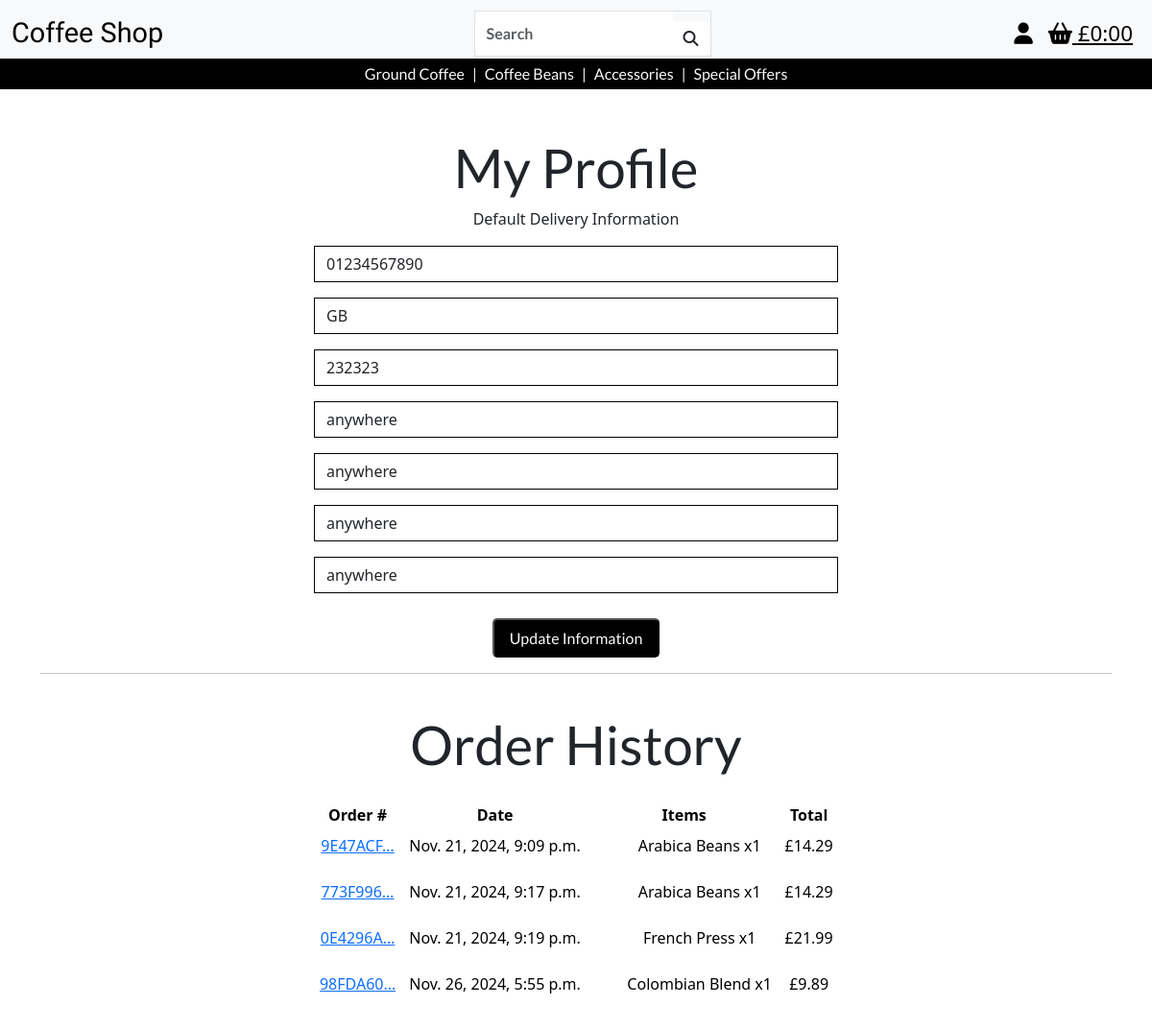
Before: /profiles/ (signed in) with the older database file.
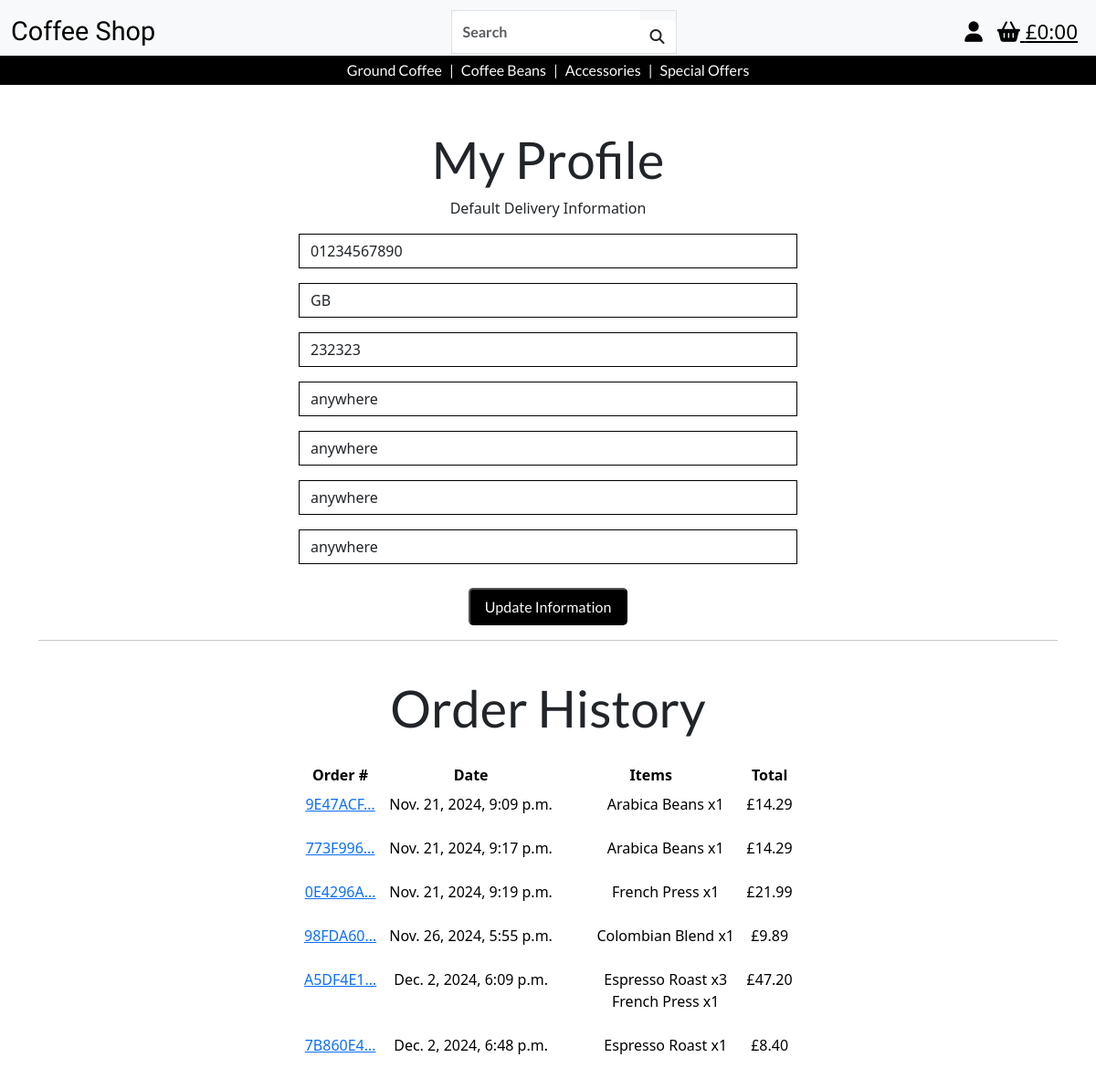
After: the same page with the newer database file.
### checkout/models.py (models this page shows, shortened)
class Order(models.Model):
    order_number = models.CharField(max_length=32, null=False, editable=False)
    user_profile = models.ForeignKey(
        UserProfile, on_delete=models.SET_NULL, null=True, blank=True, related_name='orders')
    full_name = models.CharField(max_length=50, null=False, blank=False)
    email = models.EmailField(max_length=254, null=False, blank=False)
    phone_number = models.CharField(max_length=20, null=False, blank=False)
    country = models.CharField(max_length=40, null=False, blank=False)
    postcode = models.CharField(max_length=20, null=True, blank=True)
    town_or_city = models.CharField(max_length=40, null=False, blank=False)
    street_address1 = models.CharField(max_length=80, null=False, blank=False)
    street_address2 = models.CharField(max_length=80, null=True, blank=True)
    county = models.CharField(max_length=80, null=True, blank=True)
    date = models.DateTimeField(auto_now_add=True)
    delivery_cost = models.DecimalField(
        max_digits=6, decimal_places=2, null=False, default=0)
    order_total = models.DecimalField(
        max_digits=10, decimal_places=2, null=False, default=0)
    grand_total = models.DecimalField(
        max_digits=10, decimal_places=2, null=False, default=0)
    original_bag = models.TextField(null=False, blank=False, default='')
    stripe_pid = models.CharField(
        max_length=254, null=False, blank=False, default='')

class OrderLineItem(models.Model):
    order = models.ForeignKey(Order, null=False, blank=False,
                              on_delete=models.CASCADE, related_name='lineitems')
    product = models.ForeignKey(
        Product, null=False, blank=False, on_delete=models.CASCADE)
    quantity = models.IntegerField(null=False, blank=False, default=0)
    lineitem_total = models.DecimalField(
        max_digits=6, decimal_places=2, null=False, blank=False, editable=False)
    discounted_price = models.DecimalField(
        max_digits=6, decimal_places=2, null=True, blank=True, editable=False)

### products/models.py (models this page shows, shortened)
class Product(models.Model):
    category = models.ForeignKey(
        'Category', null=True, blank=True, on_delete=models.SET_NULL)
    sku = models.CharField(max_length=254, null=True, blank=True, unique=True)
    product_name = models.CharField(max_length=254)
    description = models.TextField()
    price = models.DecimalField(max_digits=6, decimal_places=2)
    image_url = models.URLField(max_length=1024, null=True, blank=True)
    image = models.ImageField(null=True, blank=True)

### profiles/views.py (the view)
# urls.py: path('', views.profile, name='profile'),
@login_required
def profile(request):
    profile = get_object_or_404(UserProfile, user=request.user)
    if request.method == 'POST':
        form = UserProfileForm(request.POST, instance=profile)
        if form.is_valid():
            form.save()
            messages.success(request, 'Profile updated successfully')
    else:
        form = UserProfileForm(instance=profile)
    orders = profile.orders.all()
    template = 'profiles/profile.html'
    context = {
        'form': form,
        'orders': orders,
    }
    return render(request, template, context)

### profiles/forms.py
class UserProfileForm(forms.ModelForm):
    class Meta:
        model = UserProfile
        exclude = ('user',)
    def __init__(self, *args, **kwargs):
        super().__init__(*args, **kwargs)
        placeholders = {
            'default_phone_number': 'Phone Number',
            'default_postcode': 'Postal Code',
            'default_town_or_city': 'Town or City',
            'default_street_address1': 'Street Address 1',
            'default_street_address2': 'Street Address 2',
            'default_county': 'County, State or Locality',
        }
        self.fields['default_phone_number'].widget.attrs['autofocus'] = True
        for field in self.fields:
            if field != 'default_country':
                if self.fields[field].required:
                    placeholder = f'{placeholders[field]} *'
                else:
                    placeholder = placeholders[field]
                self.fields[field].widget.attrs['placeholder'] = placeholder
            self.fields[field].widget.attrs['class'] = 'border-black rounded-0 profile-form-input'
            self.fields[field].label = False

### profiles/templates/profiles/profile.html
{% extends 'base.html' %} {% load static %} {% block content %}
<div class="container text-center">
  <div class="row justify-content-center">
    <div class="col-12 col-lg-6">
      <h1 class="mt-5 header">My Profile</h1>
      <p>Default Delivery Information</p>
      <form
        class="mt-3"
        action="{% url 'profile' %}"
        method="POST"
        id="profile-update-form"
      >
        {% csrf_token %} {{ form|crispy }}
        <button class="button">Update Information</button>
      </form>
    </div>
  </div>
  <hr>
  <div class="row justify-content-center">
    <div class="col-12 col-lg-6">
      <h5 class="m-4 header">Order History</h5>
      <div class="table-responsive">
        <table class="table table-sm table-borderless">
          <thead>
            <th>Order #</th>
            <th>Date</th>
            <th>Items</th>
            <th>Total</th>
          </thead>
          <tbody>
            {% for order in orders %}
            <tr>
              <td>
                <a
                  href="{% url 'order_history' order.order_number %}"
                  title="{{ order.order_number }}"
                  class="site-link"
                >
                  {{ order.order_number|truncatechars:8 }}
                </a>
              </td>
              <td>{{ order.date }}</td>
              <td>
                <ul>
                  {% for item in order.lineitems.all %}
                  <li>
                    {{item.product.product_name}} x{{ item.quantity }}
                  </li>
                  {% endfor %}
                </ul>
              </td>
              <td>£{{ order.grand_total }}</td>
            </tr>
            {% endfor %}
          </tbody>
        </table>
      </div>
    </div>
  </div>
</div>
{% endblock %}

Changed rows visible on the page:
added Order: order_number "A5DF4E1…", date "Dec. 2, 2024, 6:09 p.m.", grand_total "47.20"
added OrderLineItem: product.product_name "Espresso Roast", quantity "3", shown under "A5DF4E1…"
added OrderLineItem: product.product_name "French Press", quantity "1", shown under "A5DF4E1…"
added Order: order_number "7B860E4…", date "Dec. 2, 2024, 6:48 p.m.", grand_total "8.40"
added OrderLineItem: product.product_name "Espresso Roast", quantity "1", shown under "7B860E4…"
